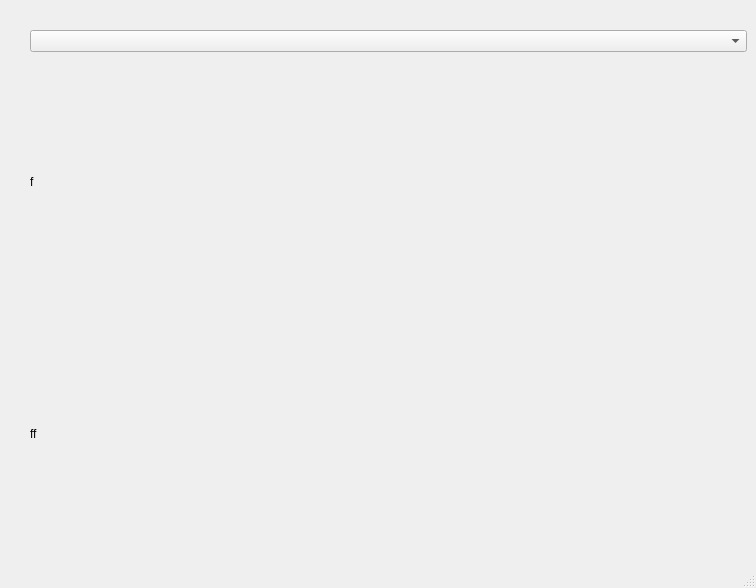
<?xml version="1.0" encoding="UTF-8"?>
<ui version="4.0">
 <class>MainWindow</class>
 <widget class="QMainWindow" name="MainWindow">
  <property name="geometry">
   <rect>
    <x>0</x>
    <y>0</y>
    <width>756</width>
    <height>588</height>
   </rect>
  </property>
  <property name="windowTitle">
   <string>MainWindow</string>
  </property>
  <widget class="QWidget" name="centralwidget">
   <layout class="QVBoxLayout" name="verticalLayout">
    <property name="leftMargin">
     <number>30</number>
    </property>
    <property name="topMargin">
     <number>30</number>
    </property>
    <item>
     <widget class="QComboBox" name="type"/>
    </item>
    <item>
     <widget class="QLabel" name="info">
      <property name="text">
       <string>f</string>
      </property>
     </widget>
    </item>
    <item>
     <widget class="QLabel" name="map">
      <property name="text">
       <string>ff</string>
      </property>
     </widget>
    </item>
   </layout>
  </widget>
  <widget class="QMenuBar" name="menubar">
   <property name="geometry">
    <rect>
     <x>0</x>
     <y>0</y>
     <width>756</width>
     <height>21</height>
    </rect>
   </property>
  </widget>
  <widget class="QStatusBar" name="statusbar"/>
 </widget>
 <resources/>
 <connections/>
</ui>
